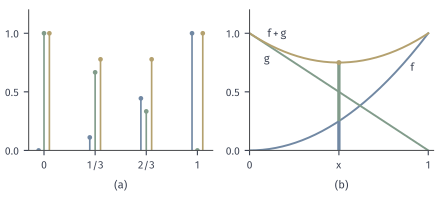

Here is the Python script that generated this plot:
from pathlib import Path
import sys
ROOT = next(p for p in Path(__file__).resolve().parents if (p/"build.sh").is_file() and (p/"tex/book.tex").is_file())
sys.path.insert(0, str(ROOT/"figures/00-shared/mathematical-preliminaries-upper/00-shared/comprehension-figures"))
from support import figure, save, BLUE, GREEN, YELLOW, RED, PURPLE, INK, MUTED, GRID, BLUE_FILL, GREEN_FILL, YELLOW_FILL, RED_FILL, PURPLE_FILL
import numpy as np

# f(x)=x^2, g(x)=1-x, f+g=x^2-x+1 的逐分量与逐点相加。
fig, axes = figure(width_mm=112, height_mm=50, ncols=2)
fig.set_layout_engine(None)
fig.subplots_adjust(left=.065, right=.985, top=.95, bottom=.235, wspace=.2)
f = lambda t: t**2; g = lambda t: 1-t; h = lambda t: f(t)+g(t)
a = axes[0]
xs = np.array([0, 1/3, 2/3, 1])
for off, fn, col in ((-.035, f, BLUE), (0, g, GREEN), (.035, h, YELLOW)):
    a.vlines(xs+off, 0, fn(xs), color=col, lw=1.2); a.plot(xs+off, fn(xs), 'o', ms=3.4, color=col, mew=0)
a.set_xlim(-.1, 1.1); a.set_ylim(0, 1.2); a.set_xticks(xs); a.set_xticklabels(['0', '1/3', '2/3', '1']); a.set_yticks([0, .5, 1])
b = axes[1]
x = np.linspace(0, 1, 300)
b.plot(x, f(x), color=BLUE, lw=1.4); b.plot(x, g(x), color=GREEN, lw=1.4); b.plot(x, h(x), color=YELLOW, lw=1.4)
x0 = .5
b.vlines(x0, 0, f(x0), color=BLUE, lw=2.4); b.vlines(x0, f(x0), f(x0)+g(x0), color=GREEN, lw=2.4)
b.plot([x0], [h(x0)], 'o', ms=3.6, color=YELLOW, mew=0)
b.text(.9, f(.9)-.13, '$f$', color=INK, ha='left'); b.text(.08, g(.08)-.17, '$g$', color=INK, ha='left'); b.text(.1, h(.1)+.06, '$f+g$', color=INK, ha='left')
b.set_xlim(0, 1.03); b.set_ylim(0, 1.2); b.set_xticks([0, x0, 1]); b.set_xticklabels(['0', '$x$', '1']); b.set_yticks([0, .5, 1])
for ax, s in zip(axes, '(a) (b)'.split()):
    p = ax.get_position(); fig.text((p.x0+p.x1)/2, .03, s, ha='center', va='bottom')
save(fig, Path(__file__).resolve().parent, 'figure', {'formula': 'f=x^2, g=1-x, f+g=x^2-x+1 on [0,1]; samples at 0,1/3,2/3,1'})
